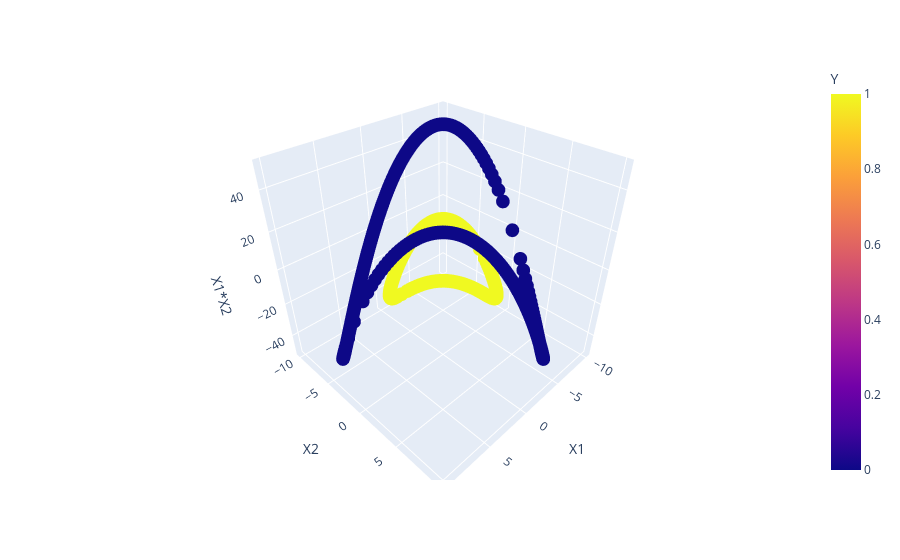

Here is the notebook cell this chart was saved with:
### Code cell
import plotly.express as px

fig = px.scatter_3d(df, x='X1', y='X2', z='X1*X2', color='Y')

fig.show()

### Figure 1 — Plotly figure (JSON) as saved in the notebook; plotly's stock layout.template omitted (floating-point values rounded to 4 significant figures; data arrays with more than 128 entries replaced by an {"elided": "..."} marker saying what was removed)
{"data": [{"hovertemplate": "X1=%{x}<br>X2=%{y}<br>X1*X2=%{z}<br>Y=%{marker.color}<extra></extra>", "legendgroup": "", "marker": {"color": {"elided": "800 int values"}, "coloraxis": "coloraxis", "symbol": "circle"}, "mode": "markers", "name": "", "scene": "scene", "showlegend": false, "type": "scatter3d", "x": {"elided": "800 float values"}, "y": {"elided": "800 float values"}, "z": {"elided": "800 float values"}}], "layout": {"coloraxis": {"colorbar": {"title": {"text": "Y"}}, "colorscale": [[0, "#0d0887"], [0.1111, "#46039f"], [0.2222, "#7201a8"], [0.3333, "#9c179e"], [0.4444, "#bd3786"], [0.5556, "#d8576b"], [0.6667, "#ed7953"], [0.7778, "#fb9f3a"], [0.8889, "#fdca26"], [1, "#f0f921"]]}, "legend": {"tracegroupgap": 0}, "margin": {"t": 60}, "scene": {"domain": {"x": [0, 1], "y": [0, 1]}, "xaxis": {"title": {"text": "X1"}}, "yaxis": {"title": {"text": "X2"}}, "zaxis": {"title": {"text": "X1*X2"}}}}}
